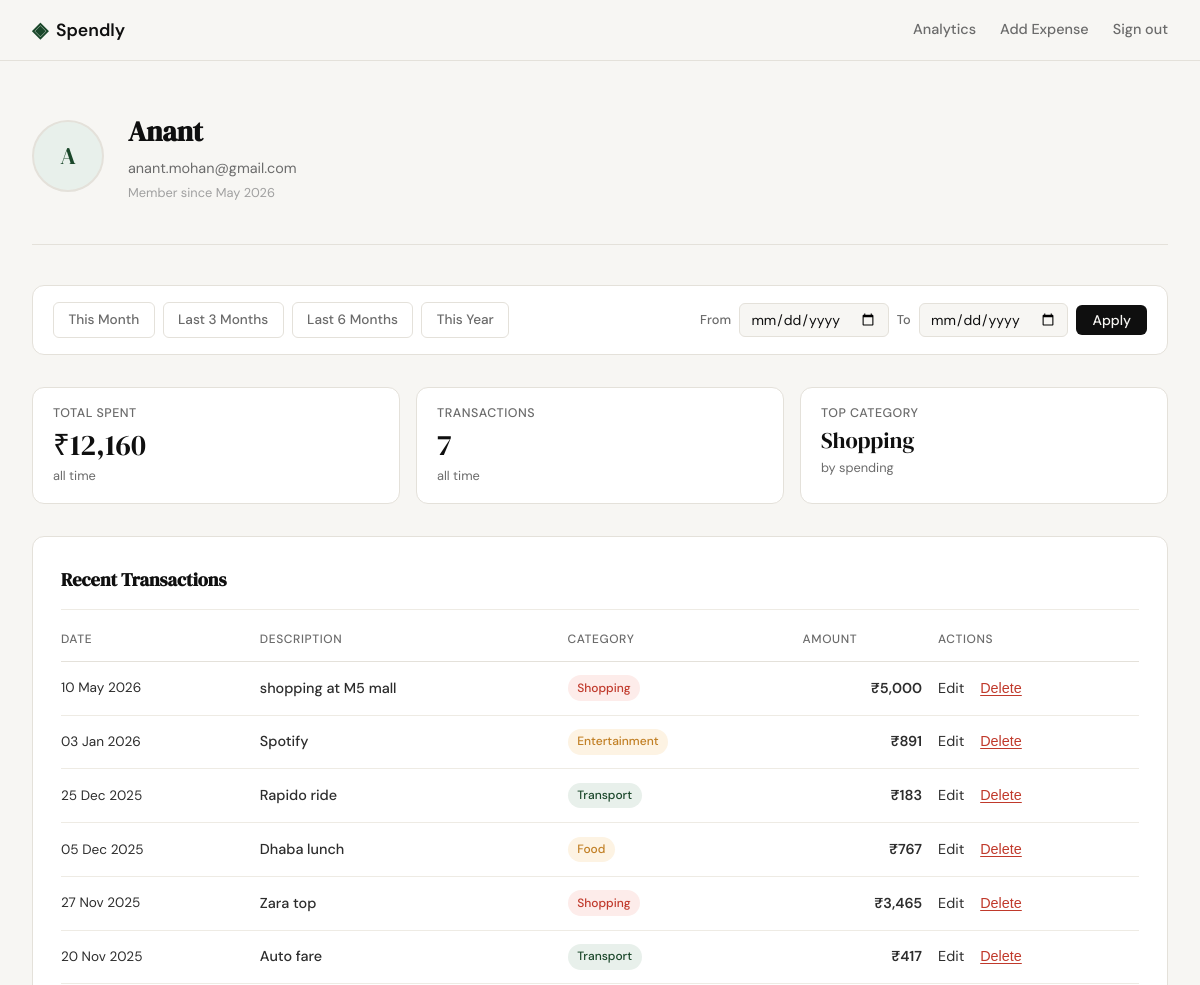
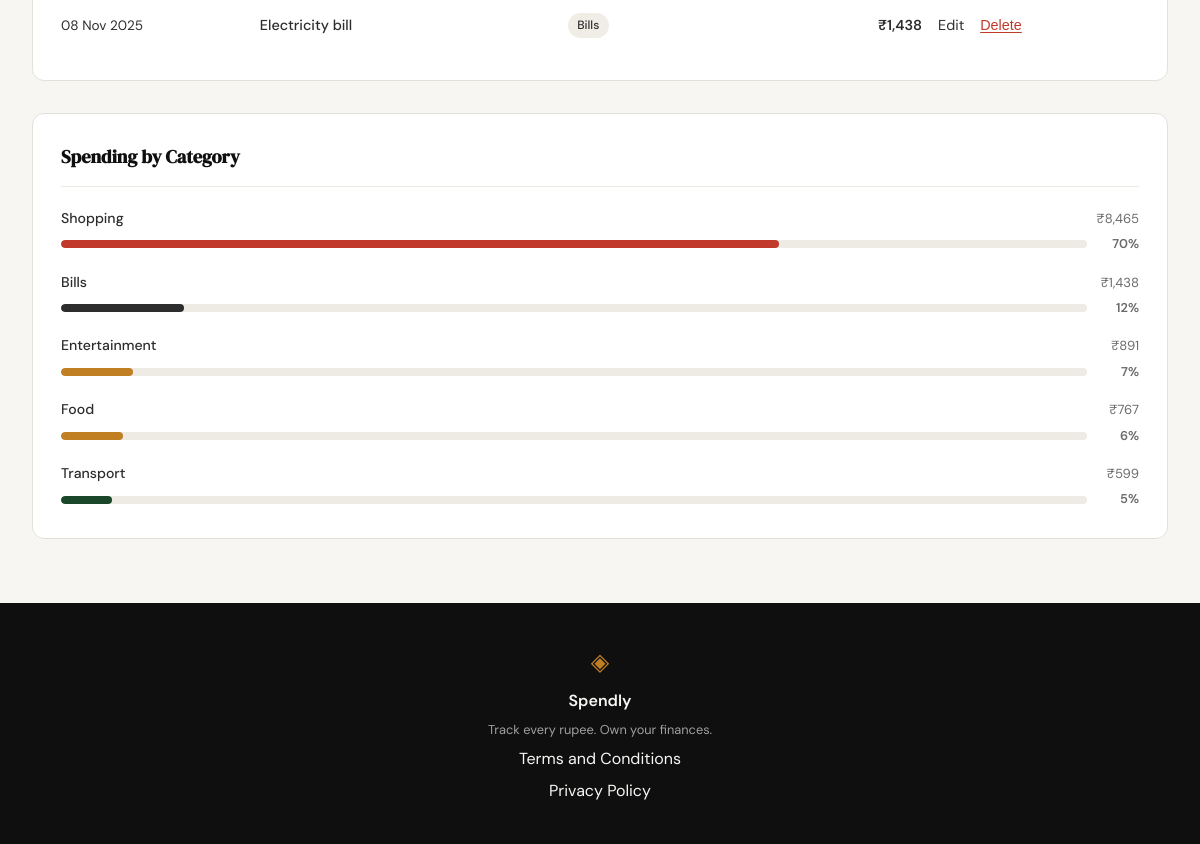
/profile (signed in), run on the app's committed database (2 pictures, top to bottom).
### tables this page shows
CREATE TABLE users (
            id            INTEGER   PRIMARY KEY AUTOINCREMENT,
            name          TEXT      NOT NULL,
            email         TEXT      UNIQUE NOT NULL,
            password_hash TEXT      NOT NULL,
            created_at    TIMESTAMP DEFAULT CURRENT_TIMESTAMP
        );

CREATE TABLE expenses (
            id         INTEGER   PRIMARY KEY AUTOINCREMENT,
            user_id    INTEGER   NOT NULL REFERENCES users(id) ON DELETE CASCADE,
            title      TEXT      NOT NULL,
            amount     REAL      NOT NULL,
            category   TEXT      NOT NULL CHECK(category IN (
                           'Food','Transport','Shopping','Bills',
                           'Entertainment','Health','Other')),
            date       TEXT      NOT NULL,
            note       TEXT,
            created_at TIMESTAMP DEFAULT CURRENT_TIMESTAMP
        );

### app.py (the view)
@app.route("/profile")
def profile():
    if not session.get("user_id"):
        return redirect(url_for("login"))
    today = date.today()
    presets = [
        {"label": "This Month",    "key": "this_month",    "from_date": today.replace(day=1).isoformat(),       "to_date": today.isoformat()},
        {"label": "Last 3 Months", "key": "last_3_months", "from_date": _months_ago(today, 3).isoformat(),      "to_date": today.isoformat()},
        {"label": "Last 6 Months", "key": "last_6_months", "from_date": _months_ago(today, 6).isoformat(),      "to_date": today.isoformat()},
        {"label": "This Year",     "key": "this_year",     "from_date": date(today.year, 1, 1).isoformat(),     "to_date": today.isoformat()},
    ]
    raw_from = request.args.get("from", "").strip()
    raw_to   = request.args.get("to",   "").strip()
    if raw_from and raw_to:
        try:
            datetime.strptime(raw_from, "%Y-%m-%d")
            datetime.strptime(raw_to,   "%Y-%m-%d")
        except ValueError:
            abort(400)
        from_date, to_date = raw_from, raw_to
    else:
        from_date = to_date = None
    active_preset = next(
        (p["key"] for p in presets if from_date == p["from_date"] and to_date == p["to_date"]),
        None,
    )
    if from_date and to_date:
        if active_preset:
            filter_label = next(p["label"] for p in presets if p["key"] == active_preset)
        else:
            d_from = datetime.strptime(from_date, "%Y-%m-%d")
            d_to   = datetime.strptime(to_date,   "%Y-%m-%d")
            filter_label = f"{d_from.strftime('%d %b')} – {d_to.strftime('%d %b %Y')}"
    else:
        filter_label = "all time"
    raw_user = get_user_by_id(session["user_id"])
    name_parts = raw_user["name"].split()
    initials = (name_parts[0][0] + (name_parts[-1][0] if len(name_parts) > 1 else "")).upper()
    member_since = datetime.strptime(
        raw_user["created_at"][:10], "%Y-%m-%d"
    ).strftime("%B %Y")
    user = {
        "name": raw_user["name"],
        "email": raw_user["email"],
        "initials": initials,
        "member_since": member_since,
    }
    raw_stats = get_expense_stats(session["user_id"], from_date=from_date, to_date=to_date)
    stats = {
        "total_spent": f"₹{raw_stats['total_spent']:,.0f}",
        "transaction_count": raw_stats["transaction_count"],
        "top_category": raw_stats["top_category"],
    }
    raw_txns = get_recent_expenses(session["user_id"], limit=10, from_date=from_date, to_date=to_date)
    transactions = [
        {
            "id": t["id"],
            "date": datetime.strptime(t["date"], "%Y-%m-%d").strftime("%d %b %Y"),
            "description": t["title"],
            "category": t["category"],
            "amount": f"₹{t['amount']:,.0f}",
        }
        for t in raw_txns
    ]
    categories = get_category_breakdown(session["user_id"], from_date=from_date, to_date=to_date)
    return render_template(
        "profile.html",
        user=user,
        stats=stats,
        transactions=transactions,
        categories=categories,
        presets=presets,
        filter_dates={"from_date": from_date or "", "to_date": to_date or "", "active_preset": active_preset},
        filter_label=filter_label,
    )

### app.py (called while the page is built)
def _months_ago(ref, n):
    total = ref.year * 12 + ref.month - 1 - n
    y, m = divmod(total, 12)
    m += 1
    d = min(ref.day, calendar.monthrange(y, m)[1])
    return date(y, m, d)

### database/db.py (called while the page is built)
def get_db():
    conn = sqlite3.connect(DB_PATH)
    conn.row_factory = sqlite3.Row
    conn.execute("PRAGMA foreign_keys = ON")
    return conn

def get_user_by_id(user_id):
    conn = get_db()
    row = conn.execute(
        "SELECT id, name, email, created_at FROM users WHERE id = ?", (user_id,)
    ).fetchone()
    conn.close()
    return row

def get_recent_expenses(user_id, limit=10, from_date=None, to_date=None):
    conn = get_db()
    sql = ("SELECT id, title, amount, category, date FROM expenses "
           "WHERE user_id = ?")
    params = [user_id]
    if from_date is not None and to_date is not None:
        sql += " AND date BETWEEN ? AND ?"
        params += [from_date, to_date]
    sql += " ORDER BY date DESC, id DESC LIMIT ?"
    params.append(limit)
    rows = conn.execute(sql, params).fetchall()
    conn.close()
    return rows

def get_category_breakdown(user_id, from_date=None, to_date=None):
    conn = get_db()
    sql = ("SELECT category, SUM(amount) AS total FROM expenses "
           "WHERE user_id = ?")
    params = [user_id]
    if from_date is not None and to_date is not None:
        sql += " AND date BETWEEN ? AND ?"
        params += [from_date, to_date]
    sql += " GROUP BY category ORDER BY total DESC"
    rows = conn.execute(sql, params).fetchall()
    conn.close()
    grand_total = sum(r["total"] for r in rows) or 1
    return [
        {
            "name": r["category"],
            "amount": f"₹{r['total']:,.0f}",
            "pct": round(r["total"] / grand_total * 100),
        }
        for r in rows
    ]

### templates/profile.html (shortened to what this page needs)
{% extends "base.html" %}
{% block head %}
<link rel="stylesheet" href="{{ url_for('static', filename='css/profile.css') }}">
{% endblock %}
{% block content %}
<div class="profile-page">
  <section class="profile-hero">
    <div class="profile-hero-inner">
      <div class="profile-avatar">{{ user.initials }}</div>
      <div class="profile-identity">
        <h1 class="profile-name">{{ user.name }}</h1>
        <p class="profile-email">{{ user.email }}</p>
        <p class="profile-since">Member since {{ user.member_since }}</p>
      </div>
    </div>
  </section>
  <section class="filter-bar">
    <div class="filter-presets">
      {% for p in presets %}
      <a class="filter-preset {% if filter_dates.active_preset == p.key %}filter-preset--active{% endif %}"
         href="{{ url_for('profile') }}?from={{ p.from_date }}&to={{ p.to_date }}">
        {{ p.label }}
      </a>
      {% endfor %}
    </div>
    <form class="filter-form" method="GET" action="{{ url_for('profile') }}">
      <div class="filter-inputs">
        <label class="filter-label-text" for="filter-from">From</label>
        <input class="form-input filter-date-input" type="date" id="filter-from"
               name="from" value="{{ filter_dates.from_date }}">
        <label class="filter-label-text" for="filter-to">To</label>
        <input class="form-input filter-date-input" type="date" id="filter-to"
               name="to" value="{{ filter_dates.to_date }}">
        <button type="submit" class="btn-primary filter-apply-btn">Apply</button>
      </div>
    </form>
  </section>
  <div class="profile-body">
    <section class="profile-stats">
      <div class="stat-card">
        <span class="stat-label">Total Spent</span>
        <span class="stat-value">{{ stats.total_spent }}</span>
        <span class="stat-sub">{{ filter_label }}</span>
      </div>
      <div class="stat-card">
        <span class="stat-label">Transactions</span>
        <span class="stat-value">{{ stats.transaction_count }}</span>
        <span class="stat-sub">{{ filter_label }}</span>
      </div>
      <div class="stat-card">
        <span class="stat-label">Top Category</span>
        <span class="stat-value stat-value--sm">{{ stats.top_category }}</span>
        <span class="stat-sub">by spending</span>
      </div>
    </section>
    <section class="profile-section">
      <h2 class="profile-section-title">Recent Transactions</h2>
      <div class="profile-table-wrap">
        <table class="profile-table">
          <thead>
            <tr>
              <th>Date</th>
              <th>Description</th>
              <th>Category</th>
              <th class="col-right">Amount</th>
              <th>Actions</th>
            </tr>
          </thead>
          <tbody>
            {% for tx in transactions %}
            <tr>
              <td class="tx-date">{{ tx.date }}</td>
              <td class="tx-desc">{{ tx.description }}</td>
              <td>
                <span class="tx-badge tx-badge--{{ tx.category | lower | replace(' ', '-') }}">
                  {{ tx.category }}
                </span>
              </td>
              <td class="tx-amount">{{ tx.amount }}</td>
              <td class="tx-actions">
                <a href="{{ url_for('edit_expense', id=tx.id) }}" class="tx-edit-link">Edit</a>
                <form method="POST"
                      action="{{ url_for('delete_expense_route', id=tx.id) }}"
                      style="display:inline"
                      onsubmit="return confirm('Delete this expense?')">
                  <button type="submit" class="btn-delete">Delete</button>
                </form>
              </td>
            </tr>
            {% endfor %}
          </tbody>
        </table>
      </div>
    </section>
    <section class="profile-section">
      <h2 class="profile-section-title">Spending by Category</h2>
      <div class="profile-categories">
        {% for cat in categories %}
        <div class="cat-row">
          <div class="cat-meta">
            <span class="cat-name">{{ cat.name }}</span>
            <span class="cat-amount">{{ cat.amount }}</span>
          </div>
          <div class="cat-bar-wrap">
            <div class="cat-bar-track">
              <div class="cat-bar-fill cat-bar--{{ cat.name | lower | replace(' ', '-') }}"
                   style="--fill: {{ cat.pct }}%"></div>
            </div>
            <span class="cat-pct">{{ cat.pct }}%</span>
          </div>
        </div>
        {% endfor %}
      </div>
    </section>
  </div>
</div>
{% endblock %}

### templates/base.html (shortened to what this page needs)
<!DOCTYPE html>
<html lang="en">
<head>
    <link rel="stylesheet" href="{{ url_for('static', filename='css/style.css') }}">
    {% block head %}{% endblock %}
</head>
<body>
    <nav class="navbar">
        <div class="nav-inner">
            <a href="{{ url_for('landing') }}" class="nav-brand">
                <span class="brand-icon">◈</span>
                <span class="brand-name">Spendly</span>
            </a>
            <div class="nav-links">
                {% if session.get('user_id') %}
                    <a href="{{ url_for('analytics') }}" class="{% if request.endpoint == 'analytics' %}nav-active{% endif %}">Analytics</a>
                    <a href="{{ url_for('add_expense') }}" class="{% if request.endpoint == 'add_expense' %}nav-active{% endif %}">Add Expense</a>
                    <a href="{{ url_for('logout') }}">Sign out</a>
                {% else %}
                    <a href="{{ url_for('login') }}">Sign in</a>
                    <a href="{{ url_for('register') }}" class="nav-cta">Get started</a>
                {% endif %}
            </div>
        </div>
    </nav>
    <main class="main-content">
        {% block content %}{% endblock %}
    </main>
    <footer class="footer">
        <div class="footer-inner">
            <span class="brand-icon">◈</span>
            <span class="footer-name">Spendly</span>
            <p class="footer-copy">Track every rupee. Own your finances.</p>
            <a href="/terms">Terms and Conditions</a>
            <a href="/privacy">Privacy Policy</a>
        </div>
    </footer>
</body>
</html>

### static/css/style.css (style rules this page uses)
:root { --ink: #0f0f0f; --ink-soft: #2d2d2d; --ink-muted: #6b6b6b; --ink-faint: #a0a0a0; --paper: #f7f6f3; --paper-warm: #f0ede6; --paper-card: #ffffff; --accent: #1a472a; --accent-light: #e8f0eb; --accent-2: #c17f24; --accent-2-light: #fdf3e3; --danger: #c0392b; --danger-light: #fdecea; --border: #e4e1da; --border-soft: #eeebe4; --font-display: 'DM Serif Display', Georgia, serif; --font-body: 'DM Sans', system-ui, sans-serif; --max-width: 1200px; --auth-width: 440px; --radius-sm: 6px; --radius-md: 12px; --radius-lg: 20px; }
*, *::before, *::after { box-sizing: border-box; margin: 0; padding: 0; }
html { font-size: 16px; scroll-behavior: smooth; }
body { background: var(--paper); color: var(--ink); font-family: var(--font-body); font-size: 1rem; line-height: 1.6; -webkit-font-smoothing: antialiased; }
a { color: inherit; text-decoration: none; }
.navbar { position: sticky; top: 0; z-index: 100; background: var(--paper); border-bottom: 1px solid var(--border); padding: 0 2rem; }
.nav-inner { max-width: var(--max-width); margin: 0 auto; height: 60px; display: flex; align-items: center; justify-content: space-between; }
.nav-brand { display: flex; align-items: center; gap: 0.5rem; font-family: var(--font-body); font-weight: 600; font-size: 1.1rem; color: var(--ink); }
.brand-icon { color: var(--accent); font-size: 1.3rem; }
.brand-name { color: var(--ink); }
.nav-links { display: flex; align-items: center; gap: 1.5rem; font-size: 0.9rem; font-weight: 500; }
.nav-links a { color: var(--ink-muted); transition: color 0.2s; }
.main-content { min-height: calc(100vh - 60px - 100px); }
.btn-primary { display: inline-block; background: var(--ink); color: var(--paper); padding: 0.65rem 1.5rem; border-radius: var(--radius-sm); font-family: var(--font-body); font-size: 0.9rem; font-weight: 500; cursor: pointer; border: none; transition: background 0.2s; text-decoration: none; }
.form-input { width: 100%; padding: 0.6rem 0.875rem; border: 1px solid var(--border); border-radius: var(--radius-sm); font-family: var(--font-body); font-size: 0.95rem; color: var(--ink); background: var(--paper); outline: none; transition: border-color 0.2s; }
.form-input::placeholder { color: var(--ink-faint); }
.footer { background: var(--ink); color: var(--paper); padding: 2.5rem 2rem; text-align: center; }
.footer-inner { display: flex; flex-direction: column; align-items: center; gap: 0.4rem; }
.footer .brand-icon { color: var(--accent-2); font-size: 1.5rem; }
.footer-name { font-weight: 600; font-size: 1rem; }
.footer-copy { font-size: 0.8rem; color: var(--ink-faint); }

### data on the page
users: name "Anant", email "anant.mohan@gmail.com"
expenses: date "10 May 2026", description "shopping at M5 mall", category "Shopping", amount "₹5,000"
expenses: date "03 Jan 2026", description "Spotify", category "Entertainment", amount "₹891"
expenses: date "25 Dec 2025", description "Rapido ride", category "Transport", amount "₹183"
expenses: date "05 Dec 2025", description "Dhaba lunch", category "Food", amount "₹767"
expenses: date "27 Nov 2025", description "Zara top", category "Shopping", amount "₹3,465"
expenses: date "20 Nov 2025", description "Auto fare", category "Transport", amount "₹417"
expenses: date "08 Nov 2025", description "Electricity bill", category "Bills", amount "₹1,438"

### other printed values
{{ user.initials }} "A"
{{ user.member_since }} "May 2026"
{{ p.label }} "This Month" "Last 3 Months" "Last 6 Months" "This Year"
{{ stats.total_spent }} "₹12,160"
{{ filter_label }} "all time"
{{ stats.transaction_count }} "7"
{{ stats.top_category }} "Shopping"
{{ cat.name }} "Shopping" "Bills" "Entertainment" "Food" "Transport"
{{ cat.amount }} "₹8,465" "₹1,438" "₹891" "₹767" "₹599"
{{ cat.pct }} "70" "12" "7" "6" "5"
